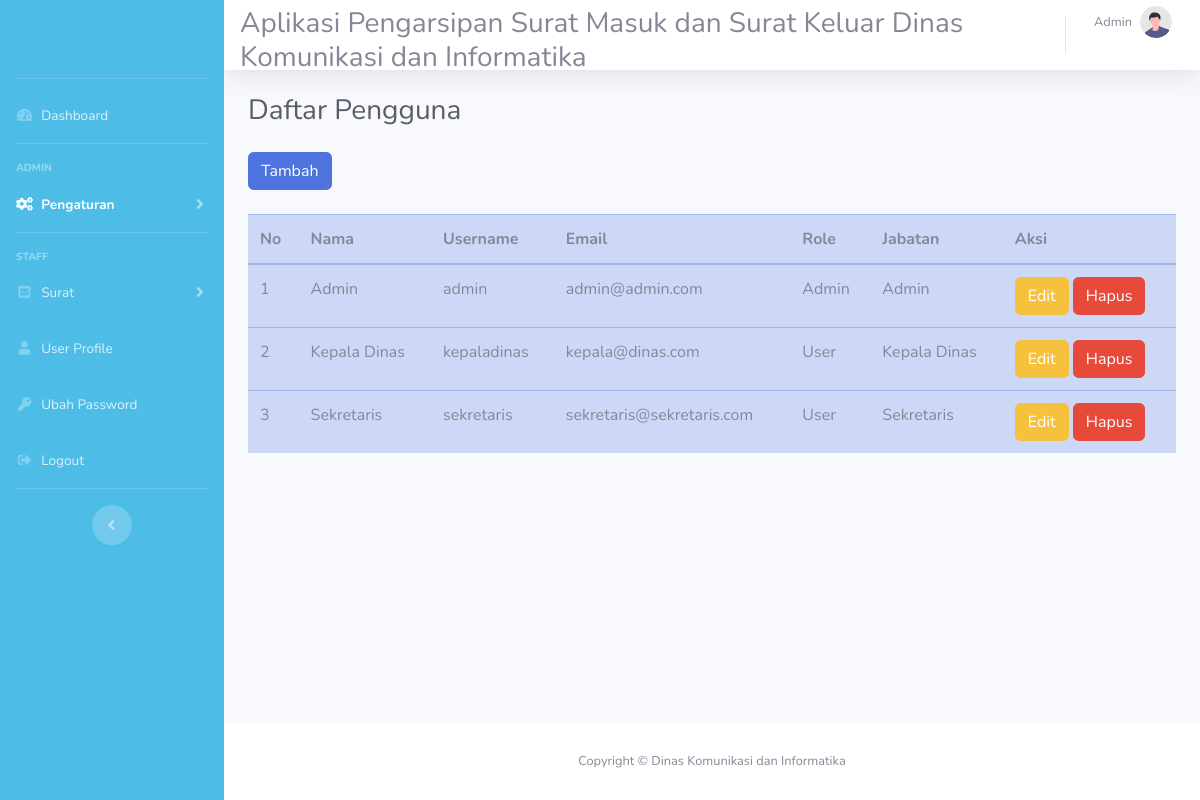
/pengguna/index.php (signed in), run on the app's committed database.
### tables this page shows
CREATE TABLE `users` (
  `id_users` int(11) NOT NULL,
  `nama_lengkap` varchar(50) NOT NULL,
  `email` varchar(50) NOT NULL,
  `username` varchar(50) NOT NULL,
  `password` varchar(255) NOT NULL,
  `id_role` int(11) NOT NULL,
  `id_klasifikasi` int(11) NOT NULL,
  `foto` varchar(255) NOT NULL
);

CREATE TABLE `role` (
  `id_role` int(11) NOT NULL,
  `role` varchar(50) NOT NULL
);

CREATE TABLE `klasifikasi` (
  `id_klasifikasi` int(11) NOT NULL,
  `jabatan` varchar(50) NOT NULL
);

### controllers/config_load_data.php (called while the page is built, shortened)
<?php
function query($query)
{
    global $conn;
    $result = mysqli_query($conn, $query);
    $rows = [];
    while ($row = mysqli_fetch_assoc($result)) {
        $rows[] = $row;
    }
    return $rows;
}

### pengguna/index.php (the view, shortened to what this page needs)
<?php
require '../controllers/users.php';
require '../controllers/config_load_data.php';
$users = query('SELECT * FROM users INNER JOIN role ON users.id_role = role.id_role INNER JOIN klasifikasi ON users.id_klasifikasi = klasifikasi.id_klasifikasi');
?>
<?php $id_users =  $_SESSION['login']['id_users'] ?>
<?php $login = query("SELECT * FROM users WHERE id_users = $id_users ")[0] ?>
<!DOCTYPE html>
<html lang="en">
<head>
    <link href="../vendor/fontawesome-free/css/all.min.css" rel="stylesheet" type="text/css">
    <link href="../css/sb-admin-2.min.css" rel="stylesheet">
</head>
<body id="page-top">
    <div id="wrapper">
        <ul class="navbar-nav bg-gradient-primary sidebar sidebar-dark accordion" id="accordionSidebar">
            <a class="sidebar-brand d-flex align-items-center justify-content-center" href="index.php">
            </a>
            <?php if ($login['id_role'] == 1) : ?>
                <hr class="sidebar-divider my-2">
                <li class="nav-item">
                    <a class="nav-link" href="../dashboard/index.php">
                        <i class="fas fa-fw fa-tachometer-alt"></i>
                        <span>Dashboard</span></a>
                </li>
                <hr class="sidebar-divider">
                <div class="sidebar-heading">
                    Admin
                </div>
                <li class="nav-item active">
                    <a class="nav-link collapsed" href="#" data-toggle="collapse" data-target="#collapsePages" aria-expanded="true" aria-controls="collapsePages">
                        <i class="fas fa-fw fa-cogs"></i>
                        <span>Pengaturan</span>
                    </a>
                </li>
            <?php endif; ?>
            <?php if ($login['id_role'] == 1) : ?>
                <hr class="sidebar-divider">
                <div class="sidebar-heading">
                    Staff
                </div>
                <li class="nav-item">
                    <a class="nav-link collapsed" href="#" data-toggle="collapse" data-target="#collapseUtilities" aria-expanded="true" aria-controls="collapseUtilities">
                        <i class="fas fa-fw fa-envelope-square"></i>
                        <span>Surat</span>
                    </a>
                </li>
            <?php endif; ?>
            <li class="nav-item">
                <a class="nav-link" href="../user/index.php">
                    <i class="fas fa-fw fa-user"></i>
                    <span>User Profile</span></a>
            </li>
            <li class="nav-item">
                <a class="nav-link" href="../password/index.php">
                    <i class="fas fa-fw fa-key"></i>
                    <span>Ubah Password</span></a>
            </li>
            <li class="nav-item">
                <a class="nav-link" href="../logout.php">
                    <i class="fas fa-fw fa-sign-out-alt"></i>
                    <span>Logout</span></a>
            </li>
            <hr class="sidebar-divider d-none d-md-block">
            <div class="text-center d-none d-md-inline">
                <button class="rounded-circle border-0" id="sidebarToggle"></button>
            </div>
        </ul>
        <div id="content-wrapper" class="d-flex flex-column">
            <div id="content">
                <nav class="navbar navbar-expand navbar-light bg-white topbar mb-4 static-top shadow">
                    <ul class="navbar-nav ml-auto">
                        <h3 style="width: 100%; height: auto; margin-top: 20px;">
                            <marquee>Aplikasi Pengarsipan Surat Masuk dan Surat Keluar Dinas Komunikasi dan Informatika</marquee>
                        </h3>
                        <li class="nav-item dropdown no-arrow">
                            <a class="nav-link dropdown-toggle" href="#" id="userDropdown" role="button" data-toggle="dropdown" aria-haspopup="true" aria-expanded="false">
                                <span class="mr-2 d-none d-lg-inline text-gray-600 small"><?= $login['nama_lengkap'] ?></span>
                                <img class="img-profile rounded-circle" src="../upload/<?= $login['foto'] ?>">
                            </a>
                        </li>
                    </ul>
                </nav>
                <div class="container-fluid">
                    <div class="d-sm-flex align-items-center justify-content-between mb-4">
                        <h1 class="h3 mb-0 text-gray-800">Daftar Pengguna</h1>
                    </div>
                    <button type="button" class="btn btn-primary" data-toggle="modal" data-target="#exampleModal">Tambah</button><br><br>
                    <div class="row">
                        <div class="col-12">
                            <table class="table table-primary ">
                                <thead>
                                    <tr>
                                        <th scope="col">No</th>
                                        <th scope="col">Nama</th>
                                        <th scope="col">Username</th>
                                        <th scope="col">Email</th>
                                        <th scope="col">Role</th>
                                        <th scope="col">Jabatan</th>
                                        <th scope="col">Aksi</th>
                                    </tr>
                                </thead>
                                <tbody>
                                    <?php $i = 1;
                                    foreach ($users as $users) : ?>
                                        <tr>
                                            <td><?= $i ?></td>
                                            <td><?= $users['nama_lengkap'] ?></td>
                                            <td><?= $users['username'] ?></td>
                                            <td><?= $users['email'] ?></td>
                                            <td><?= $users['role'] ?></td>
                                            <td><?= $users['jabatan'] ?></td>
                                            <td>
                                                <a href="update.php?id_users=<?= $users['id_users']; ?>" class="btn btn-warning" style="color: white;">Edit</a>
                                                <a href="delete.php?id_users=<?= $users['id_users']; ?>" onclick="return confirm('Anda Yakin Ingin Menghapus Data ini?')" class="btn btn-danger">Hapus</a>
                                            </td>
                                        </tr>
                                    <?php $i++;
                                    endforeach; ?>
                                </tbody>
                            </table>
                        </div>
                    </div>
                </div>
            </div>
            <footer class="sticky-footer bg-white">
                <div class="container my-auto">
                    <div class="copyright text-center my-auto">
                        <span>Copyright &copy; Dinas Komunikasi dan Informatika</span>
                    </div>
                </div>
            </footer>
        </div>
    </div>
</body>
</html>

### data on the page
users: nama_lengkap "Admin", foto (picture), username "admin", email "admin@admin.com", id_role.role "Admin", id_klasifikasi.jabatan "Admin"
users: nama_lengkap "Kepala Dinas", username "kepaladinas", email "kepala@dinas.com", id_role.role "User", id_klasifikasi.jabatan "Kepala Dinas"
users: nama_lengkap "Sekretaris", username "sekretaris", email "sekretaris@sekretaris.com", id_role.role "User", id_klasifikasi.jabatan "Sekretaris"
